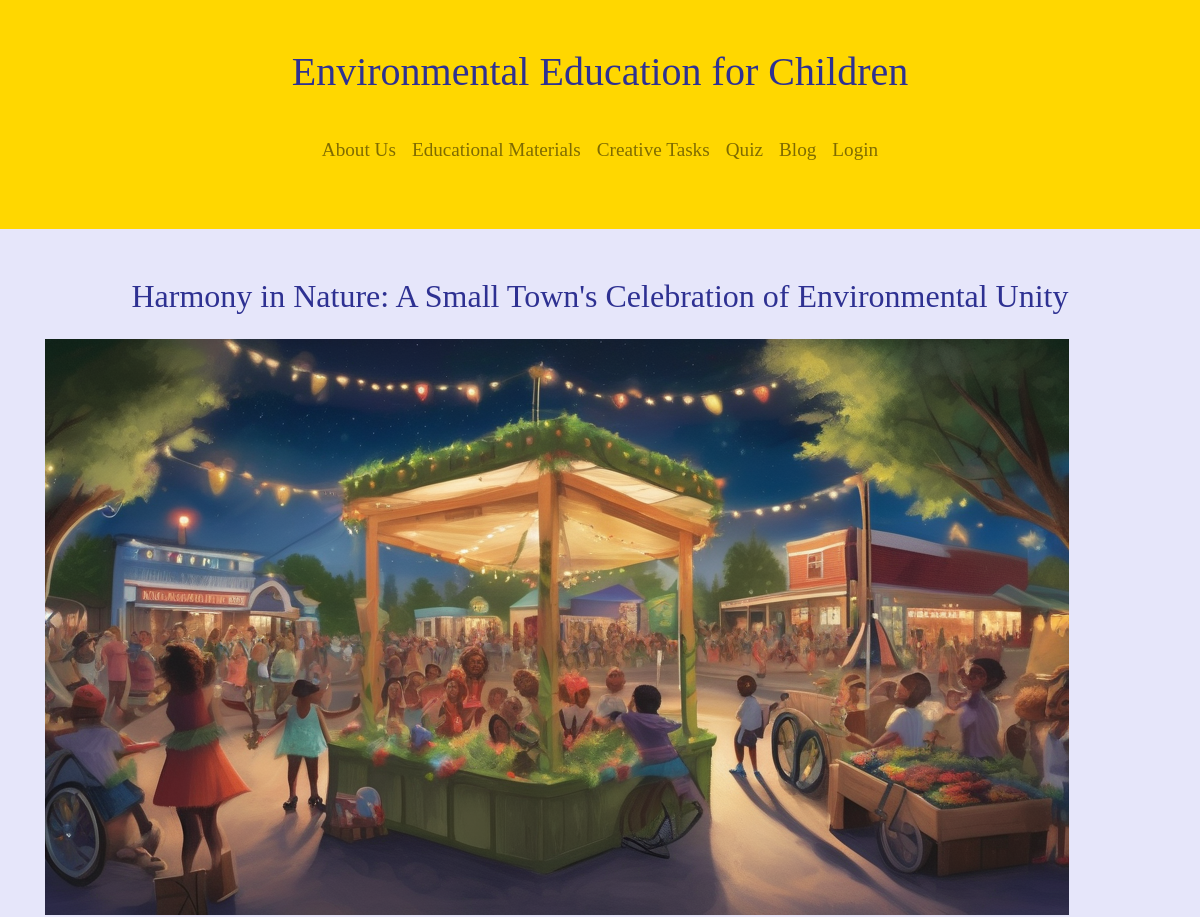
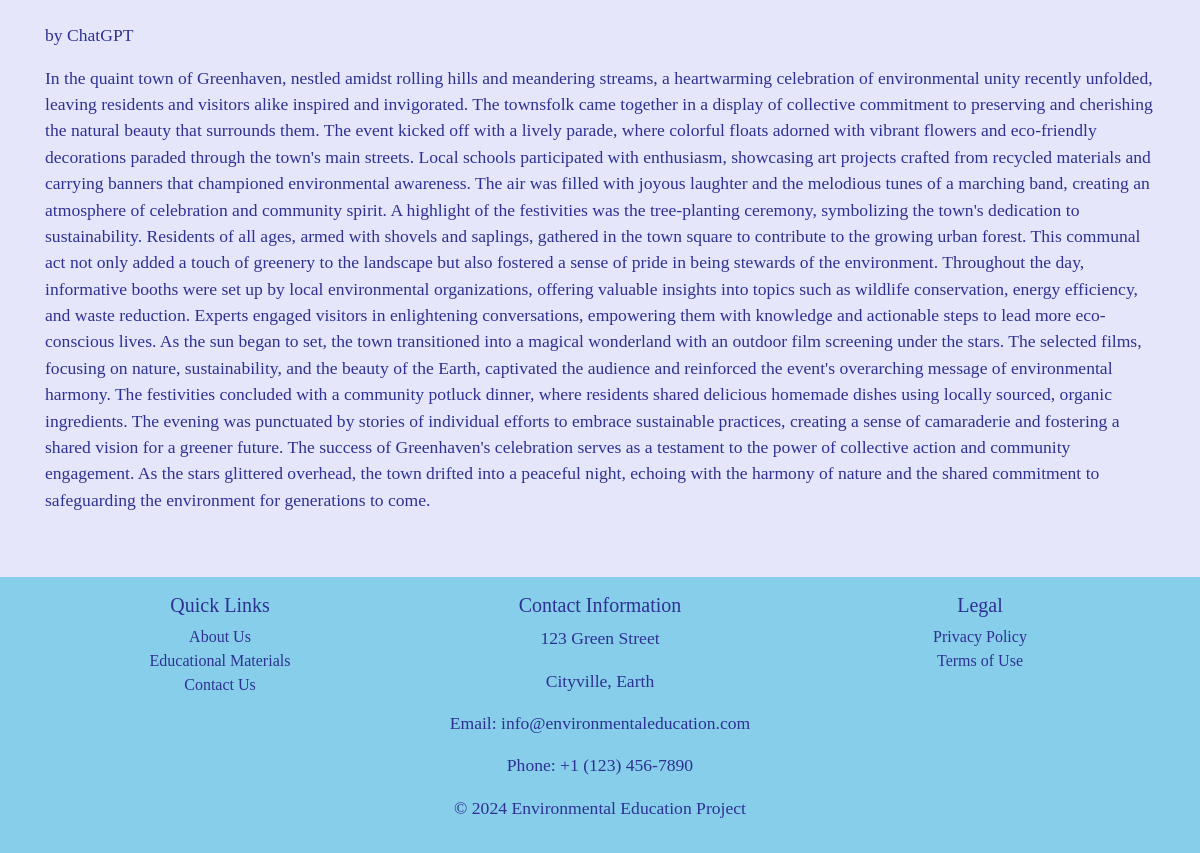
Page /blog/14/ on the committed database (2 pictures, top to bottom).
### blog/models.py (models this page shows, shortened)
class Article(models.Model):
    title = models.CharField(max_length=100)
    image = models.ImageField(upload_to='blog_images/')
    label = models.CharField(max_length=100)
    content = models.TextField()
    readers = models.ManyToManyField(User, blank=True, related_name='blog_articles_read')

### blog/views.py (the view)
# urls.py: path('<int:article_id>/', article_detail, name='article_detail'),
def article_detail(request, article_id):
    article = get_object_or_404(Article, pk=article_id)
    if request.user.is_authenticated:
        article.readers.add(request.user)
    return render(request, 'blog/article_detail.html', {'article': article})

### blog/templates/blog/article_detail.html
{% extends "main/layout.html" %}
{% block body %}
<section id="blog" class="py-5">
    <div class="container">
        <h2 class="text-center mb-4">{{ article.title }}</h2>
        <img src="{{ article.image.url }}" alt="{{ article.title }}" class="img-fluid mb-4">
        <p>{{ article.label }}</p>
        <p>{{ article.content }}</p>
    </div>
</section>
{% endblock %}

### static/main/style.css (style rules this page uses)
body { font-family: 'Comic Sans MS', cursive; background-color: #E6E6FA; color: #2E3192; }
h2 { color: #2E3192; }
p { font-size: 1.1rem; }

### rows in the picture
Article: title "Harmony in Nature: A Small Town's Celebration of Environmental Unity", image (picture), label "by ChatGPT", content "In the quaint town of Greenhaven, nestled amidst rolling hills and meandering streams, a heartwarming celebration of environmental unity recently unfolded, leaving residents and visitors alike inspired and invigorated. The townsfolk came together in a display of collective commitment to preserving and cherishing the natural beauty that surrounds them. The event kicked off with a lively parade, where colorful floats adorned with vibrant flowers and eco-friendly decorations paraded through the town's main streets. Local schools participated with enthusiasm, showcasing art projects crafted from recycled materials and carrying banners that championed environmental awareness. The air was filled…"
